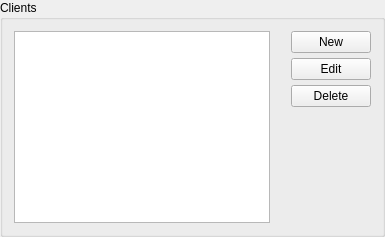
              <widget class="QGroupBox" name="groupBox">
               <property name="sizePolicy">
                <sizepolicy hsizetype="MinimumExpanding" vsizetype="Expanding">
                 <horstretch>0</horstretch>
                 <verstretch>0</verstretch>
                </sizepolicy>
               </property>
               <property name="sizeIncrement">
                <size>
                 <width>0</width>
                 <height>1</height>
                </size>
               </property>
               <property name="styleSheet">
                <string notr="true"/>
               </property>
               <property name="title">
                <string>Clients</string>
               </property>
               <property name="flat">
                <bool>false</bool>
               </property>
               <property name="checkable">
                <bool>false</bool>
               </property>
               <layout class="QHBoxLayout" name="horizontalLayout_10">
                <item>
                 <widget class="QTableView" name="clientsTable">
                  <property name="sizePolicy">
                   <sizepolicy hsizetype="MinimumExpanding" vsizetype="Expanding">
                    <horstretch>0</horstretch>
                    <verstretch>0</verstretch>
                   </sizepolicy>
                  </property>
                  <property name="styleSheet">
                   <string notr="true"/>
                  </property>
                 </widget>
                </item>
                <item>
                 <spacer name="horizontalSpacer">
                  <property name="orientation">
                   <enum>Qt::Horizontal</enum>
                  </property>
                  <property name="sizeType">
                   <enum>QSizePolicy::Preferred</enum>
                  </property>
                  <property name="sizeHint" stdset="0">
                   <size>
                    <width>15</width>
                    <height>20</height>
                   </size>
                  </property>
                 </spacer>
                </item>
                <item>
                 <layout class="QVBoxLayout" name="verticalLayout">
                  <property name="spacing">
                   <number>5</number>
                  </property>
                  <property name="sizeConstraint">
                   <enum>QLayout::SetFixedSize</enum>
                  </property>
                  <item>
                   <widget class="QPushButton" name="btnNewC">
                    <property name="sizePolicy">
                     <sizepolicy hsizetype="Minimum" vsizetype="Fixed">
                      <horstretch>0</horstretch>
                      <verstretch>0</verstretch>
                     </sizepolicy>
                    </property>
                    <property name="font">
                     <font>
                      <weight>50</weight>
                      <italic>false</italic>
                      <bold>false</bold>
                     </font>
                    </property>
                    <property name="toolTip">
                     <string/>
                    </property>
                    <property name="layoutDirection">
                     <enum>Qt::LeftToRight</enum>
                    </property>
                    <property name="autoFillBackground">
                     <bool>false</bool>
                    </property>
                    <property name="styleSheet">
                     <string notr="true"/>
                    </property>
                    <property name="text">
                     <string>New</string>
                    </property>
                   </widget>
                  </item>
                  <item>
                   <widget class="QPushButton" name="btnEditC">
                    <property name="styleSheet">
                     <string notr="true"/>
                    </property>
                    <property name="text">
                     <string>Edit</string>
                    </property>
                    <property name="default">
                     <bool>false</bool>
                    </property>
                    <property name="flat">
                     <bool>false</bool>
                    </property>
                   </widget>
                  </item>
                  <item>
                   <widget class="QPushButton" name="btnDelC">
                    <property name="styleSheet">
                     <string notr="true">
QPushButton:hover:!pressed {
	background-color: qlineargradient(spread:pad, x1:1, y1:0, x2:1, y2:1, stop:0 rgba(255, 54, 54, 255), stop:1 rgba(100, 0, 0, 255));
    border-style: outset;
	border-top-color: rgb(180, 54, 54);
	border-left-color: rgb(180, 54, 54);
	border-right-color: rgb(180, 54, 54);
	border-bottom-color: rgb(100, 0, 0);
}
QPushButton:hover {
    background-color:rgb(100, 0, 0);
    border-style: inset;
	border-color:rgb(100, 0, 0);

}

</string>
                    </property>
                    <property name="text">
                     <string>Delete</string>
                    </property>
                   </widget>
                  </item>
                  <item>
                   <spacer name="verticalSpacer_5">
                    <property name="orientation">
                     <enum>Qt::Vertical</enum>
                    </property>
                    <property name="sizeType">
                     <enum>QSizePolicy::MinimumExpanding</enum>
                    </property>
                    <property name="sizeHint" stdset="0">
                     <size>
                      <width>20</width>
                      <height>20</height>
                     </size>
                    </property>
                   </spacer>
                  </item>
                 </layout>
                </item>
               </layout>
              </widget>
